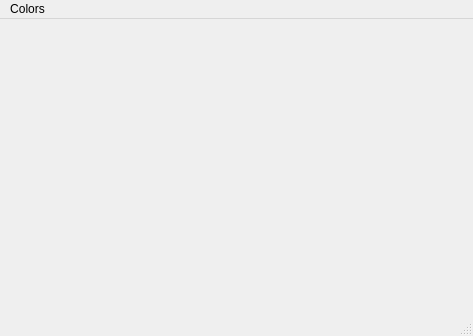
<?xml version="1.0" encoding="UTF-8"?>
<ui version="4.0">
 <class>MainWindow</class>
 <widget class="QMainWindow" name="MainWindow">
  <property name="geometry">
   <rect>
    <x>0</x>
    <y>0</y>
    <width>473</width>
    <height>336</height>
   </rect>
  </property>
  <property name="windowTitle">
   <string>MainWindow</string>
  </property>
  <widget class="QWidget" name="centralwidget"/>
  <widget class="QMenuBar" name="menubar">
   <property name="geometry">
    <rect>
     <x>0</x>
     <y>0</y>
     <width>473</width>
     <height>26</height>
    </rect>
   </property>
   <widget class="QMenu" name="menuColors">
    <property name="title">
     <string>Colors</string>
    </property>
    <addaction name="actionBlack"/>
    <addaction name="actionWhite"/>
    <addaction name="actionRed"/>
    <addaction name="actionBlue"/>
    <addaction name="actionGreen"/>
    <addaction name="actionYellow"/>
   </widget>
   <addaction name="menuColors"/>
  </widget>
  <widget class="QStatusBar" name="statusbar"/>
  <action name="actionBlack">
   <property name="text">
    <string>Black</string>
   </property>
  </action>
  <action name="actionWhite">
   <property name="text">
    <string>White</string>
   </property>
  </action>
  <action name="actionRed">
   <property name="text">
    <string>Red</string>
   </property>
  </action>
  <action name="actionBlue">
   <property name="text">
    <string>Blue</string>
   </property>
  </action>
  <action name="actionGreen">
   <property name="text">
    <string>Green</string>
   </property>
  </action>
  <action name="actionYellow">
   <property name="text">
    <string>Yellow</string>
   </property>
  </action>
 </widget>
 <resources/>
 <connections/>
</ui>
